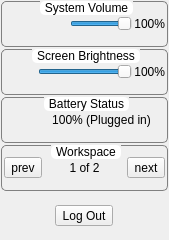
<?xml version="1.0" encoding="UTF-8"?>
<ui version="4.0">
 <class>LSysMenuQuick</class>
 <widget class="QWidget" name="LSysMenuQuick">
  <property name="geometry">
   <rect>
    <x>0</x>
    <y>0</y>
    <width>169</width>
    <height>240</height>
   </rect>
  </property>
  <property name="windowTitle">
   <string>Form</string>
  </property>
  <property name="styleSheet">
   <string notr="true">QGroupBox{
border-radius: 5px;
border: 1px solid grey;
margin-top: 1ex;
}
QGroupBox::title{
subcontrol-origin: margin;
subcontrol-position: top center;
padding: 0 3px;
background-color: rgba(255,255,255,255);
border-radius: 5px;
font-weight: bold;
}</string>
  </property>
  <layout class="QVBoxLayout" name="verticalLayout">
   <property name="spacing">
    <number>2</number>
   </property>
   <property name="margin">
    <number>1</number>
   </property>
   <item>
    <widget class="QGroupBox" name="group_volume">
     <property name="title">
      <string>System Volume</string>
     </property>
     <property name="flat">
      <bool>false</bool>
     </property>
     <layout class="QHBoxLayout" name="horizontalLayout">
      <property name="spacing">
       <number>2</number>
      </property>
      <property name="margin">
       <number>2</number>
      </property>
      <item>
       <widget class="QLabel" name="label_vol_icon">
        <property name="sizePolicy">
         <sizepolicy hsizetype="Fixed" vsizetype="Fixed">
          <horstretch>0</horstretch>
          <verstretch>0</verstretch>
         </sizepolicy>
        </property>
        <property name="minimumSize">
         <size>
          <width>32</width>
          <height>32</height>
         </size>
        </property>
        <property name="maximumSize">
         <size>
          <width>32</width>
          <height>32</height>
         </size>
        </property>
        <property name="text">
         <string notr="true"/>
        </property>
       </widget>
      </item>
      <item>
       <widget class="QToolButton" name="tool_vol_mixer">
        <property name="minimumSize">
         <size>
          <width>30</width>
          <height>30</height>
         </size>
        </property>
        <property name="maximumSize">
         <size>
          <width>32</width>
          <height>32</height>
         </size>
        </property>
        <property name="toolTip">
         <string>Launch Audio Mixer</string>
        </property>
        <property name="text">
         <string/>
        </property>
        <property name="iconSize">
         <size>
          <width>30</width>
          <height>30</height>
         </size>
        </property>
        <property name="autoRaise">
         <bool>true</bool>
        </property>
       </widget>
      </item>
      <item>
       <widget class="QSlider" name="slider_volume">
        <property name="maximum">
         <number>100</number>
        </property>
        <property name="value">
         <number>100</number>
        </property>
        <property name="orientation">
         <enum>Qt::Horizontal</enum>
        </property>
       </widget>
      </item>
      <item>
       <widget class="QLabel" name="label_vol_text">
        <property name="text">
         <string notr="true">100%</string>
        </property>
        <property name="alignment">
         <set>Qt::AlignRight|Qt::AlignTrailing|Qt::AlignVCenter</set>
        </property>
       </widget>
      </item>
     </layout>
    </widget>
   </item>
   <item>
    <widget class="QGroupBox" name="group_brightness">
     <property name="title">
      <string>Screen Brightness</string>
     </property>
     <layout class="QHBoxLayout" name="horizontalLayout_2">
      <property name="spacing">
       <number>2</number>
      </property>
      <property name="margin">
       <number>2</number>
      </property>
      <item>
       <widget class="QLabel" name="label_bright_icon">
        <property name="sizePolicy">
         <sizepolicy hsizetype="Fixed" vsizetype="Fixed">
          <horstretch>0</horstretch>
          <verstretch>0</verstretch>
         </sizepolicy>
        </property>
        <property name="minimumSize">
         <size>
          <width>32</width>
          <height>32</height>
         </size>
        </property>
        <property name="maximumSize">
         <size>
          <width>32</width>
          <height>32</height>
         </size>
        </property>
        <property name="text">
         <string notr="true"/>
        </property>
       </widget>
      </item>
      <item>
       <widget class="QSlider" name="slider_brightness">
        <property name="maximum">
         <number>100</number>
        </property>
        <property name="value">
         <number>100</number>
        </property>
        <property name="orientation">
         <enum>Qt::Horizontal</enum>
        </property>
       </widget>
      </item>
      <item>
       <widget class="QLabel" name="label_bright_text">
        <property name="text">
         <string notr="true">100%</string>
        </property>
        <property name="alignment">
         <set>Qt::AlignRight|Qt::AlignTrailing|Qt::AlignVCenter</set>
        </property>
       </widget>
      </item>
     </layout>
    </widget>
   </item>
   <item>
    <widget class="QGroupBox" name="group_battery">
     <property name="title">
      <string>Battery Status</string>
     </property>
     <layout class="QHBoxLayout" name="horizontalLayout_3">
      <property name="spacing">
       <number>2</number>
      </property>
      <property name="margin">
       <number>2</number>
      </property>
      <item>
       <widget class="QLabel" name="label_bat_icon">
        <property name="sizePolicy">
         <sizepolicy hsizetype="Fixed" vsizetype="Fixed">
          <horstretch>0</horstretch>
          <verstretch>0</verstretch>
         </sizepolicy>
        </property>
        <property name="minimumSize">
         <size>
          <width>32</width>
          <height>32</height>
         </size>
        </property>
        <property name="maximumSize">
         <size>
          <width>32</width>
          <height>32</height>
         </size>
        </property>
        <property name="text">
         <string notr="true"/>
        </property>
       </widget>
      </item>
      <item>
       <widget class="QLabel" name="label_bat_text">
        <property name="sizePolicy">
         <sizepolicy hsizetype="Expanding" vsizetype="Preferred">
          <horstretch>0</horstretch>
          <verstretch>0</verstretch>
         </sizepolicy>
        </property>
        <property name="text">
         <string notr="true">100% (Plugged in)</string>
        </property>
        <property name="alignment">
         <set>Qt::AlignCenter</set>
        </property>
       </widget>
      </item>
     </layout>
    </widget>
   </item>
   <item>
    <widget class="QGroupBox" name="group_workspace">
     <property name="title">
      <string>Workspace</string>
     </property>
     <layout class="QHBoxLayout" name="horizontalLayout_4">
      <property name="spacing">
       <number>2</number>
      </property>
      <property name="margin">
       <number>2</number>
      </property>
      <item>
       <widget class="QToolButton" name="tool_wk_prev">
        <property name="text">
         <string notr="true">prev</string>
        </property>
       </widget>
      </item>
      <item>
       <widget class="QLabel" name="label_wk_text">
        <property name="text">
         <string notr="true">1 of 2</string>
        </property>
        <property name="alignment">
         <set>Qt::AlignCenter</set>
        </property>
       </widget>
      </item>
      <item>
       <widget class="QToolButton" name="tool_wk_next">
        <property name="text">
         <string notr="true">next</string>
        </property>
       </widget>
      </item>
     </layout>
    </widget>
   </item>
   <item>
    <widget class="QGroupBox" name="groupBox">
     <property name="styleSheet">
      <string notr="true">QGroupBox{ border: none; }</string>
     </property>
     <property name="title">
      <string/>
     </property>
     <property name="flat">
      <bool>true</bool>
     </property>
     <layout class="QHBoxLayout" name="horizontalLayout_5">
      <property name="leftMargin">
       <number>1</number>
      </property>
      <property name="topMargin">
       <number>2</number>
      </property>
      <property name="rightMargin">
       <number>1</number>
      </property>
      <property name="bottomMargin">
       <number>2</number>
      </property>
      <item>
       <widget class="QToolButton" name="tool_logout">
        <property name="font">
         <font>
          <pointsize>9</pointsize>
         </font>
        </property>
        <property name="text">
         <string>Log Out</string>
        </property>
        <property name="iconSize">
         <size>
          <width>22</width>
          <height>22</height>
         </size>
        </property>
        <property name="toolButtonStyle">
         <enum>Qt::ToolButtonTextBesideIcon</enum>
        </property>
        <property name="autoRaise">
         <bool>false</bool>
        </property>
       </widget>
      </item>
     </layout>
    </widget>
   </item>
  </layout>
 </widget>
 <resources/>
 <connections/>
</ui>
